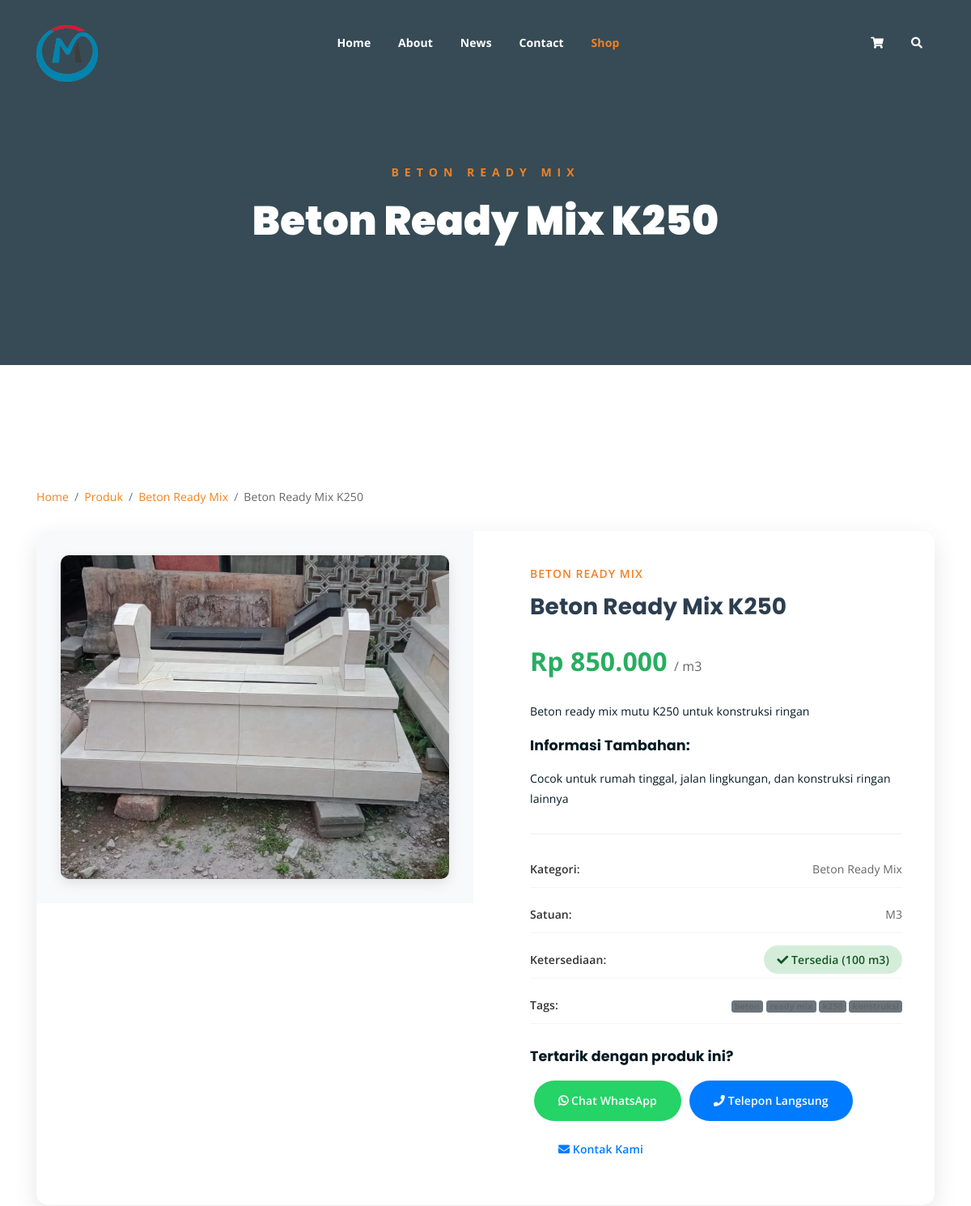
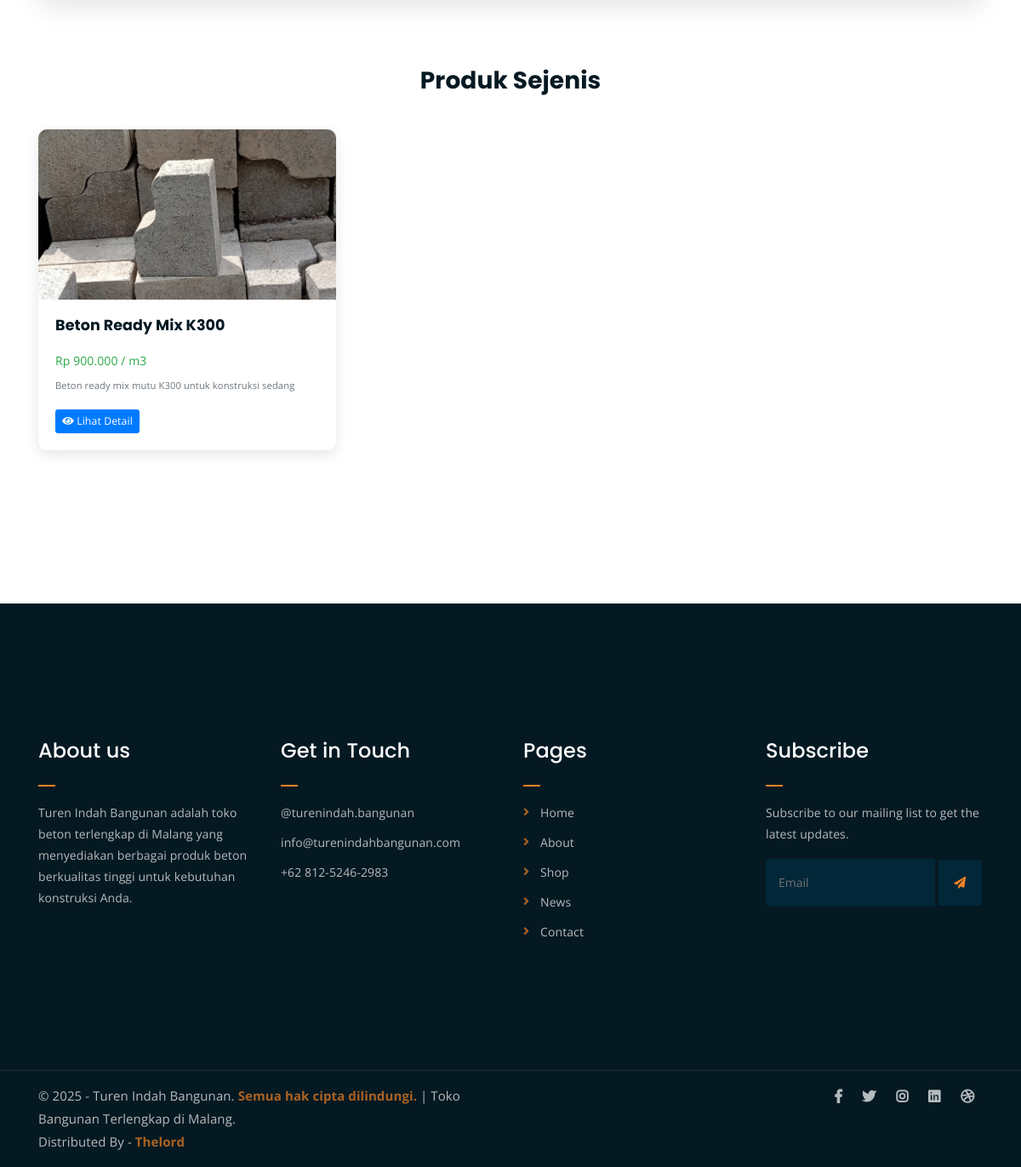
The app's page /single-product.php?id=1 with its own data (2 pictures, top to bottom).
### tables this page shows
CREATE TABLE `kategori` (
  `id` int NOT NULL AUTO_INCREMENT,
  `nama_kategori` varchar(100) NOT NULL,
  `deskripsi` text,
  `gambar` varchar(255) DEFAULT NULL,
  `status` enum('aktif','nonaktif') DEFAULT 'aktif',
  `created_at` timestamp NULL DEFAULT CURRENT_TIMESTAMP,
  `updated_at` timestamp NULL DEFAULT CURRENT_TIMESTAMP ON UPDATE CURRENT_TIMESTAMP,
  PRIMARY KEY (`id`)
);

CREATE TABLE `produk` (
  `id` int NOT NULL AUTO_INCREMENT,
  `id_kategori` int NOT NULL,
  `nama_produk` varchar(200) NOT NULL,
  `deskripsi` text,
  `deskripsi_tambahan` text,
  `tags` varchar(500) DEFAULT NULL,
  `harga` decimal(15,2) DEFAULT '0.00',
  `stok` int DEFAULT '0',
  `satuan` varchar(50) DEFAULT 'pcs',
  `gambar_utama` varchar(255) DEFAULT NULL,
  `galeri_gambar` text,
  `status` enum('aktif','nonaktif') DEFAULT 'aktif',
  `created_at` timestamp NULL DEFAULT CURRENT_TIMESTAMP,
  `updated_at` timestamp NULL DEFAULT CURRENT_TIMESTAMP ON UPDATE CURRENT_TIMESTAMP,
  PRIMARY KEY (`id`),
  KEY `id_kategori` (`id_kategori`),
  CONSTRAINT `produk_ibfk_1` FOREIGN KEY (`id_kategori`) REFERENCES `kategori` (`id`) ON DELETE CASCADE
);

### includes/autoload.php (called while the page is built, shortened)
<?php
spl_autoload_register(function ($className) {
    $directories = [
        'classes/',
        'models/',
        'controllers/'
    ];
    foreach ($directories as $directory) {
        $file = __DIR__ . '/../' . $directory . $className . '.php';
        if (file_exists($file)) {
            return;
        }
    }
});
?>

### includes/init.php (called while the page is built, shortened)
<?php
require_once __DIR__ . '/../config/database.php';
require_once __DIR__ . '/autoload.php';
require_once __DIR__ . '/functions.php';
try {
    $database = new Database();
} catch (Exception $e) {
    die("Database connection failed: " . $e->getMessage());
}
$produkModel = new Produk($database);
?>

### models/Produk.php (called while the page is built, shortened)
<?php
class Produk {
    private $db;
    public function __construct($database) {
        $this->db = $database;
    }
    public function getById($id) {
        $sql = "SELECT p.*, k.nama_kategori
                FROM produk p
                LEFT JOIN kategori k ON p.id_kategori = k.id
                WHERE p.id = ?";
        return $this->db->fetch($sql, [$id]);
    }
    public function getByKategori($id_kategori, $status = 'aktif') {
        $sql = "SELECT p.*, k.nama_kategori
                FROM produk p
                LEFT JOIN kategori k ON p.id_kategori = k.id
                WHERE p.id_kategori = ? AND p.status = ?
                ORDER BY p.nama_produk ASC";
        return $this->db->fetchAll($sql, [$id_kategori, $status]);
    }
}
?>

### classes/Database.php (called while the page is built, shortened)
<?php
class Database {
    private $host;
    private $username;
    private $password;
    private $database;
    private $connection;
    public function __construct() {
        $this->host = DB_HOST;
        $this->username = DB_USERNAME;
        $this->password = DB_PASSWORD;
        $this->database = DB_NAME;
    }
    private function connect() {
        try {
            $dsn = "mysql:host={$this->host};dbname={$this->database};charset=" . DB_CHARSET;
            $options = [
                PDO::ATTR_ERRMODE => PDO::ERRMODE_EXCEPTION,
                PDO::ATTR_DEFAULT_FETCH_MODE => PDO::FETCH_ASSOC,
                PDO::ATTR_EMULATE_PREPARES => false,
            ];
            $this->connection = new PDO($dsn, $this->username, $this->password, $options);
        } catch (PDOException $e) {
            die("Connection failed: " . $e->getMessage());
        }
    }
    public function query($sql, $params = []) {
        try {
            $stmt = $this->connection->prepare($sql);
            $stmt->execute($params);
            return $stmt;
        } catch (PDOException $e) {
            throw new Exception("Query failed: " . $e->getMessage());
        }
    }
    public function fetch($sql, $params = []) {
        $stmt = $this->query($sql, $params);
        return $stmt->fetch();
    }
    public function fetchAll($sql, $params = []) {
        $stmt = $this->query($sql, $params);
        return $stmt->fetchAll();
    }
}
?>

### includes/functions.php (called while the page is built, shortened)
<?php
function formatRupiah($number) {
    return 'Rp ' . number_format($number, 0, ',', '.');
}
?>

### single-product.php (the view, shortened to what this page needs)
<?php
require_once 'includes/init.php';
$id = $_GET['id'] ?? null;
try {
    $produk = $produkModel->getById($id);
    $relatedProducts = $produkModel->getByKategori($produk['id_kategori'], 'aktif');
    $relatedProducts = array_filter($relatedProducts, function($p) use ($id) {
        return $p['id'] != $id;
    });
    $relatedProducts = array_slice($relatedProducts, 0, 3);
} catch (Exception $e) {
    header('Location: shop.php');
    exit();
}
?>
<!DOCTYPE html>
<html lang="id">
<head>
	<link rel="stylesheet" href="assets/css/all.min.css">
	<link rel="stylesheet" href="assets/bootstrap/css/bootstrap.min.css">
	<link rel="stylesheet" href="assets/css/owl.carousel.css">
	<link rel="stylesheet" href="assets/css/magnific-popup.css">
	<link rel="stylesheet" href="assets/css/animate.css">
	<link rel="stylesheet" href="assets/css/meanmenu.min.css">
	<link rel="stylesheet" href="assets/css/main.css">
	<link rel="stylesheet" href="assets/css/responsive.css">
</head>
<body>
	<div class="top-header-area" id="sticker">
		<div class="container">
			<div class="row">
				<div class="col-lg-12 col-sm-12 text-center">
					<div class="main-menu-wrap">
						<div class="site-logo">
							<a href="<?= BASE_URL ?>admin/login.php">
								<img src="assets/img/logo1.png" alt="Logo" style="max-height: 70px; height: auto; width: auto;">
							</a>
						</div>
						<nav class="main-menu">
							<ul>
								<li><a href="index.php">Home</a>
								</li>
								<li><a href="about.html">About</a></li>
								<li><a href="news.html">News</a>
								</li>
								<li><a href="contact.html">Contact</a></li>
								<li class="current-list-item"><a href="shop.php">Shop</a>
								</li>
								<li>
									<div class="header-icons">
										<a class="shopping-cart" href="cart.html"><i class="fas fa-shopping-cart"></i></a>
										<a class="mobile-hide search-bar-icon" href="#"><i class="fas fa-search"></i></a>
									</div>
								</li>
							</ul>
						</nav>
					</div>
				</div>
			</div>
		</div>
	</div>
	<div class="breadcrumb-section breadcrumb-bg">
		<div class="container">
			<div class="row">
				<div class="col-lg-8 offset-lg-2 text-center">
					<div class="breadcrumb-text">
						<p><?= htmlspecialchars($produk['nama_kategori']) ?></p>
						<h1><?= htmlspecialchars($produk['nama_produk']) ?></h1>
					</div>
				</div>
			</div>
		</div>
	</div>
	<div class="single-product-section mt-150 mb-150">
		<div class="container">
			<nav aria-label="breadcrumb">
				<ol class="breadcrumb breadcrumb-custom">
					<li class="breadcrumb-item"><a href="index.php">Home</a></li>
					<li class="breadcrumb-item"><a href="shop.php">Produk</a></li>
					<li class="breadcrumb-item"><a href="shop.php?kategori=<?= $produk['id_kategori'] ?>"><?= htmlspecialchars($produk['nama_kategori']) ?></a></li>
					<li class="breadcrumb-item active"><?= htmlspecialchars($produk['nama_produk']) ?></li>
				</ol>
			</nav>
			<div class="product-details">
				<div class="row">
					<div class="col-md-6">
						<div class="product-image-section">
							<?php if ($produk['gambar_utama']): ?>
								<img src="<?= PRODUK_IMG_URL . $produk['gambar_utama'] ?>"
								     alt="<?= htmlspecialchars($produk['nama_produk']) ?>"
								     class="product-main-image">
							<?php else: ?>
								<img src="assets/img/products/default-product.jpg"
								     alt="<?= htmlspecialchars($produk['nama_produk']) ?>"
								     class="product-main-image">
							<?php endif; ?>
						</div>
					</div>
					<div class="col-md-6">
						<div class="product-info-section">
							<div class="product-category"><?= htmlspecialchars($produk['nama_kategori']) ?></div>
							<h1 class="product-title"><?= htmlspecialchars($produk['nama_produk']) ?></h1>
							<?php if ($produk['harga'] > 0): ?>
								<div class="product-price">
									<?= formatRupiah($produk['harga']) ?>
									<small style="font-size: 16px; color: #666;">/ <?= $produk['satuan'] ?></small>
								</div>
							<?php else: ?>
								<div class="product-price text-info">Hubungi Kami untuk Harga</div>
							<?php endif; ?>
							<?php if ($produk['deskripsi']): ?>
								<div class="product-description">
									<p><?= nl2br(htmlspecialchars($produk['deskripsi'])) ?></p>
								</div>
							<?php endif; ?>
							<?php if ($produk['deskripsi_tambahan']): ?>
								<div class="product-description">
									<h5>Informasi Tambahan:</h5>
									<p><?= nl2br(htmlspecialchars($produk['deskripsi_tambahan'])) ?></p>
								</div>
							<?php endif; ?>
							<div class="product-meta">
								<div class="meta-item">
									<span class="meta-label">Kategori:</span>
									<span class="meta-value"><?= htmlspecialchars($produk['nama_kategori']) ?></span>
								</div>
								<div class="meta-item">
									<span class="meta-label">Satuan:</span>
									<span class="meta-value"><?= ucfirst($produk['satuan']) ?></span>
								</div>
								<div class="meta-item">
									<span class="meta-label">Ketersediaan:</span>
									<span class="meta-value">
										<?php if ($produk['stok'] > 10): ?>
											<span class="stock-status stock-available">
												<i class="fas fa-check"></i> Tersedia (<?= $produk['stok'] ?> <?= $produk['satuan'] ?>)
											</span>
										<?php elseif ($produk['stok'] > 0): ?>
											<span class="stock-status stock-low">
												<i class="fas fa-exclamation-triangle"></i> Stok Terbatas (<?= $produk['stok'] ?> <?= $produk['satuan'] ?>)
											</span>
										<?php else: ?>
											<span class="stock-status stock-out">
												<i class="fas fa-times"></i> Stok Habis
											</span>
										<?php endif; ?>
									</span>
								</div>
								<?php if ($produk['tags']): ?>
									<div class="meta-item">
										<span class="meta-label">Tags:</span>
										<span class="meta-value">
											<?php
											$tags = explode(',', $produk['tags']);
											foreach ($tags as $tag):
											?>
												<span class="badge bg-secondary me-1"><?= trim(htmlspecialchars($tag)) ?></span>
											<?php endforeach; ?>
										</span>
									</div>
								<?php endif; ?>
							</div>
							<div class="contact-buttons">
								<h5 class="mb-3">Tertarik dengan produk ini?</h5>
								<div class="d-flex flex-wrap gap-2">
									<a href="https://api.whatsapp.com/send/?phone=6281252462983&text=Halo%2C%20saya%20tertarik%20dengan%20produk%20<?= urlencode($produk['nama_produk']) ?>%20yang%20ada%20di%20website%20Turen%20Indah%20Bangunan.%20Bisakah%20saya%20mendapat%20informasi%20lebih%20lanjut%3F"
									   class="contact-btn btn-whatsapp" target="_blank">
										<i class="fab fa-whatsapp"></i> Chat WhatsApp
									</a>
									<a href="tel:+6281252462983" class="contact-btn btn-call">
										<i class="fas fa-phone"></i> Telepon Langsung
									</a>
									<a href="contact.html" class="contact-btn btn-outline-primary">
										<i class="fas fa-envelope"></i> Kontak Kami
									</a>
								</div>
							</div>
						</div>
					</div>
				</div>
			</div>
			<?php if (!empty($relatedProducts)): ?>
				<div class="related-products">
					<div class="row">
						<div class="col-12">
							<h3 class="text-center mb-5">Produk Sejenis</h3>
						</div>
					</div>
					<div class="row">
						<?php foreach ($relatedProducts as $related): ?>
							<div class="col-lg-4 col-md-6">
								<div class="related-item">
									<div class="related-image">
										<?php if ($related['gambar_utama']): ?>
											<img src="<?= PRODUK_IMG_URL . $related['gambar_utama'] ?>"
											     alt="<?= htmlspecialchars($related['nama_produk']) ?>">
										<?php else: ?>
											<img src="assets/img/products/default-product.jpg"
											     alt="<?= htmlspecialchars($related['nama_produk']) ?>">
										<?php endif; ?>
									</div>
									<div class="related-info">
										<h5><?= htmlspecialchars($related['nama_produk']) ?></h5>
										<?php if ($related['harga'] > 0): ?>
											<div class="text-success fw-bold mb-2">
												<?= formatRupiah($related['harga']) ?> / <?= $related['satuan'] ?>
											</div>
										<?php else: ?>
											<div class="text-info fw-bold mb-2">Hubungi Kami</div>
										<?php endif; ?>
										<p class="text-muted small">
											<?= htmlspecialchars(substr($related['deskripsi'], 0, 80)) ?>
										</p>
										<a href="single-product.php?id=<?= $related['id'] ?>" class="btn btn-primary btn-sm">
											<i class="fas fa-eye"></i> Lihat Detail
										</a>
									</div>
								</div>
							</div>
						<?php endforeach; ?>
					</div>
				</div>
			<?php endif; ?>
		</div>
	</div>
	<div class="footer-area">
		<div class="container">
			<div class="row">
				<div class="col-lg-3 col-md-6">
					<div class="footer-box about-widget">
						<h2 class="widget-title">About us</h2>
						<p>Turen Indah Bangunan adalah toko beton terlengkap di Malang yang menyediakan berbagai produk beton berkualitas tinggi untuk kebutuhan konstruksi Anda.</p>
					</div>
				</div>
				<div class="col-lg-3 col-md-6">
					<div class="footer-box get-in-touch">
						<h2 class="widget-title">Get in Touch</h2>
						<ul>
							<li><a href="https://www.instagram.com/turenindah.bangunan/">@turenindah.bangunan</a></li>
							<li><a href="mailto:info@turenindahbangunan.com">info@turenindahbangunan.com</a></li>
							<li><a href="https://api.whatsapp.com/send/?phone=6281252462983">+62 812-5246-2983</a></li>
						</ul>
					</div>
				</div>
				<div class="col-lg-3 col-md-6">
					<div class="footer-box pages">
						<h2 class="widget-title">Pages</h2>
						<ul>
							<li><a href="index.php">Home</a></li>
							<li><a href="about.html">About</a></li>
							<li><a href="shop.php">Shop</a></li>
							<li><a href="news.html">News</a></li>
							<li><a href="contact.html">Contact</a></li>
						</ul>
					</div>
				</div>
				<div class="col-lg-3 col-md-6">
					<div class="footer-box subscribe">
						<h2 class="widget-title">Subscribe</h2>
						<p>Subscribe to our mailing list to get the latest updates.</p>
						<form action="index.php">
							<input type="email" placeholder="Email">
							<button type="submit"><i class="fas fa-paper-plane"></i></button>
						</form>
					</div>
				</div>
			</div>
		</div>
	</div>
	<div class="copyright">
		<div class="container">
			<div class="row">
				<div class="col-lg-6 col-md-12">
					<p>&copy; 2025 - Turen Indah Bangunan. <a href="#">Semua hak cipta dilindungi.</a> | Toko Bangunan Terlengkap di Malang.<br>
						Distributed By - <a href="#">Thelord</a>
					</p>
				</div>
				<div class="col-lg-6 text-right col-md-12">
					<div class="social-icons">
						<ul>
							<li><a href="#" target="_blank"><i class="fab fa-facebook-f"></i></a></li>
							<li><a href="#" target="_blank"><i class="fab fa-twitter"></i></a></li>
							<li><a href="https://www.instagram.com/turenindah.bangunan/" target="_blank"><i class="fab fa-instagram"></i></a></li>
							<li><a href="#" target="_blank"><i class="fab fa-linkedin"></i></a></li>
							<li><a href="#" target="_blank"><i class="fab fa-dribbble"></i></a></li>
						</ul>
					</div>
				</div>
			</div>
		</div>
	</div>
</body>
</html>

### records on screen
kategori: nama_kategori "BETON READY MIX", nama_kategori "Beton Ready Mix"
produk: nama_produk "Beton Ready Mix K250", gambar_utama (picture), harga "Rp 850.000", satuan "m3", deskripsi "Beton ready mix mutu K250 untuk konstruksi ringan", deskripsi_tambahan "Cocok untuk rumah tinggal, jalan lingkungan, dan konstruksi ringan lainnya", satuan "M3", stok "100"
produk: gambar_utama (picture), nama_produk "Beton Ready Mix K300", harga "Rp 900.000", satuan "m3", deskripsi "Beton ready mix mutu K300 untuk konstruksi sedang"
